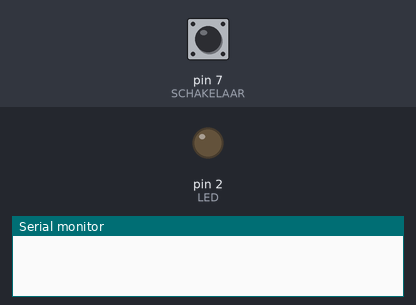
A sketch run on a simulated Arduino Uno, built with avr-gcc and run on an emulated ATmega328P. Shown: output pins drawn as LEDs (lit = HIGH), the last lines printed to the serial monitor. The test bench sets the inputs (shaded band); at power-on: pin 7 (SCHAKELAAR) HIGH.

Above: at 1.2 s.
1.3 s: pin 7 (SCHAKELAAR) pulled LOW for 0.15 s
At 1.37 s:
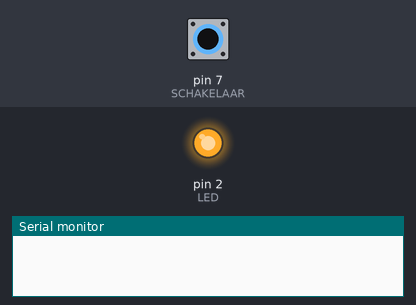
2.9 s: pin 7 (SCHAKELAAR) pulled LOW for 3.2 s
At 6.4 s:
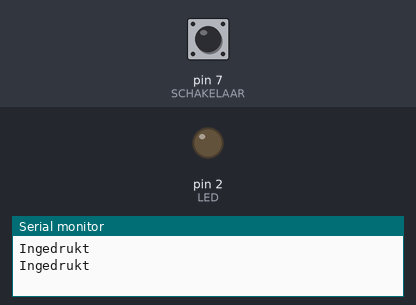
Timing chart, 0 to 7.9 s (numbered marks = the images above; inputs shaded):
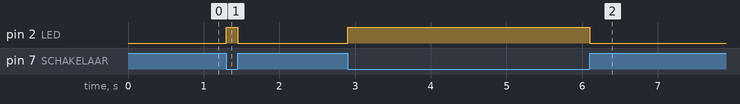

The sketch:

switch_and_led.ino
```cpp
// microprocesor cursus
// Riekus Bennink

#define SCHAKELAAR 7
#define LED 2

bool ingedrukt = false;

void setup() {
  Serial.begin(9600);
  pinMode(SCHAKELAAR, INPUT_PULLUP);
  pinMode(LED,OUTPUT);
}

void loop() {
  digitalWrite(LED, LOW);
  while (digitalRead(SCHAKELAAR) == LOW) {
    digitalWrite(LED, HIGH);
    ingedrukt = true;
    delay(50);
  }

  if (ingedrukt) {
    Serial.println("Ingedrukt");
    ingedrukt = false;
  }
}
```

Measured:
- after the input at 1.3 s, pin 2 (LED): LOW → HIGH at once, → LOW 0.15 s later
- after the input at 2.9 s, pin 2 (LED): LOW → HIGH at once, → LOW 3.2 s later
